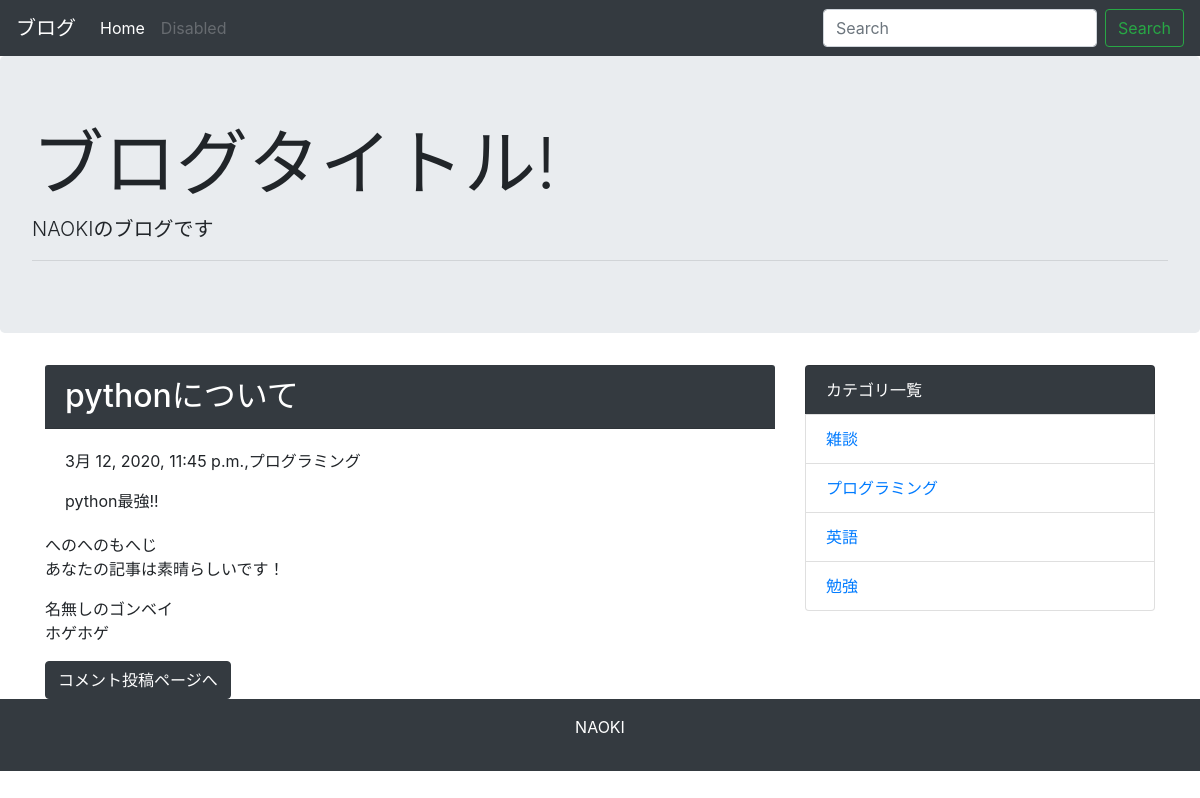
/detail/4/, run on the app's committed database.
### blog/models.py (models this page shows, shortened)
class Post(models.Model):
    title = models.CharField("タイトル",max_length = 50)
    text = models.TextField("本文")
    created_at = models.DateTimeField("作成日",default = timezone.now)
    category = models.ForeignKey(Category, verbose_name='カテゴリ', on_delete=models.PROTECT)

class Category(models.Model):
    name = models.CharField("カテゴリ名", max_length = 20)
    cerated_at = models.DateTimeField("作成日",default = timezone.now)
    def __str__(self):
        return self.name

class Comment(models.Model):
    name = models.CharField('お名前', max_length=30 , default='名無しのゴンベイ')
    text = models.TextField('本文')
    post = models.ForeignKey(Post, verbose_name='紐付く記事', on_delete=models.PROTECT)
    created_at = models.DateTimeField('作成日', default = timezone.now)

### blog/views.py (the view)
# urls.py: path('detail/<int:pk>/', views.DetailView.as_view(), name='detail'),
class DetailView(generic.DetailView):
    model = Post

### blog/context_processors.py (called while the page is built)
def common(request):
    context = {
        'category_list':Category.objects.all(),
    }
    return context

### blog/templates/blog/post_detail.html
{% extends 'blog/base.html' %}
{% block content %}
<div class="card　mb-3">
    <h2 class="card-header bg-dark text-white">{{post.title}}</h2>
    <div class="card-body">
      <p>{{post.created_at}},{{post.category}}</p>
      {{ post.text | linebreaksbr | urlize }}
    </div>
</div>
{% for comment in post.comment_set.all %}
 <p>
   {{comment.name}}<br>
   {{comment.text | linebreaksbr }}
 </p>
{% endfor %}
<a class="btn btn-dark" href="{% url 'blog:comment' post.pk %}">コメント投稿ページへ</a>
{% endblock %}

### blog/templates/blog/base.html (shortened to what this page needs)
<!doctype html>
<html lang="ja">
  <head>
    <link rel="stylesheet" href="https://maxcdn.bootstrapcdn.com/bootstrap/4.0.0-beta.2/css/bootstrap.min.css">
  </head>
  <body>
    <nav class="navbar navbar-expand-lg navbar-dark bg-dark">
      <a class="navbar-brand" href="#">ブログ</a>
      <div class="collapse navbar-collapse" id="navbarSupportedContent">
        <ul class="navbar-nav mr-auto">
          <li class="nav-item active">
            <a class="nav-link" href="{% url 'blog:index' %}">Home</a>
          </li>
          <li class="nav-item">
            <a class="nav-link disabled" href="#">Disabled</a>
          </li>
        </ul>
        <form class="form-inline my-2 my-lg-0" method="GET" action=" {% url 'blog:index' %}">
          <input class="form-control mr-sm-2" type="text" placeholder="Search" aria-label="Search" name="keyword">
          <button class="btn btn-outline-success my-2 my-sm-0" type="submit">Search</button>
        </form>
      </div>
    </nav>
    <div class="jumbotron">
      <h1 class="display-3">ブログタイトル!</h1>
      <p class="lead">NAOKIのブログです</p>
      <hr class="my-2">
    </div>
    <div class="container">
     <div class = "row">
       <div class = "col-md-8">
        {% block content %}
        {% endblock %}
       </div>
       <div class = "col-md-4">
        <ul class="list-group">
          <li class="list-group-item bg-dark text-white">カテゴリ一覧</li>
          {% for category in category_list %}
           <li class="list-group-item"><a href="{% url 'blog:category' category.pk%}">{{ category }}</a></li>
          {% endfor %}
        </ul>
       </div>
      </div>
    </div>
    <footer class = "bg-dark text-white text-center py-3">
      <p>NAOKI</p>
    </footer>
  </body>
</html>

### data on the page
Post: title "pythonについて", created_at "3月 12, 2020, 11:45 p.m.", category "プログラミング", text "python最強!!"
Comment: name "へのへのもへじ", text "あなたの記事は素晴らしいです！"
Comment: name "名無しのゴンベイ", text "ホゲホゲ"
Category: name "雑談"
Category: name "プログラミング"
Category: name "英語"
Category: name "勉強"
